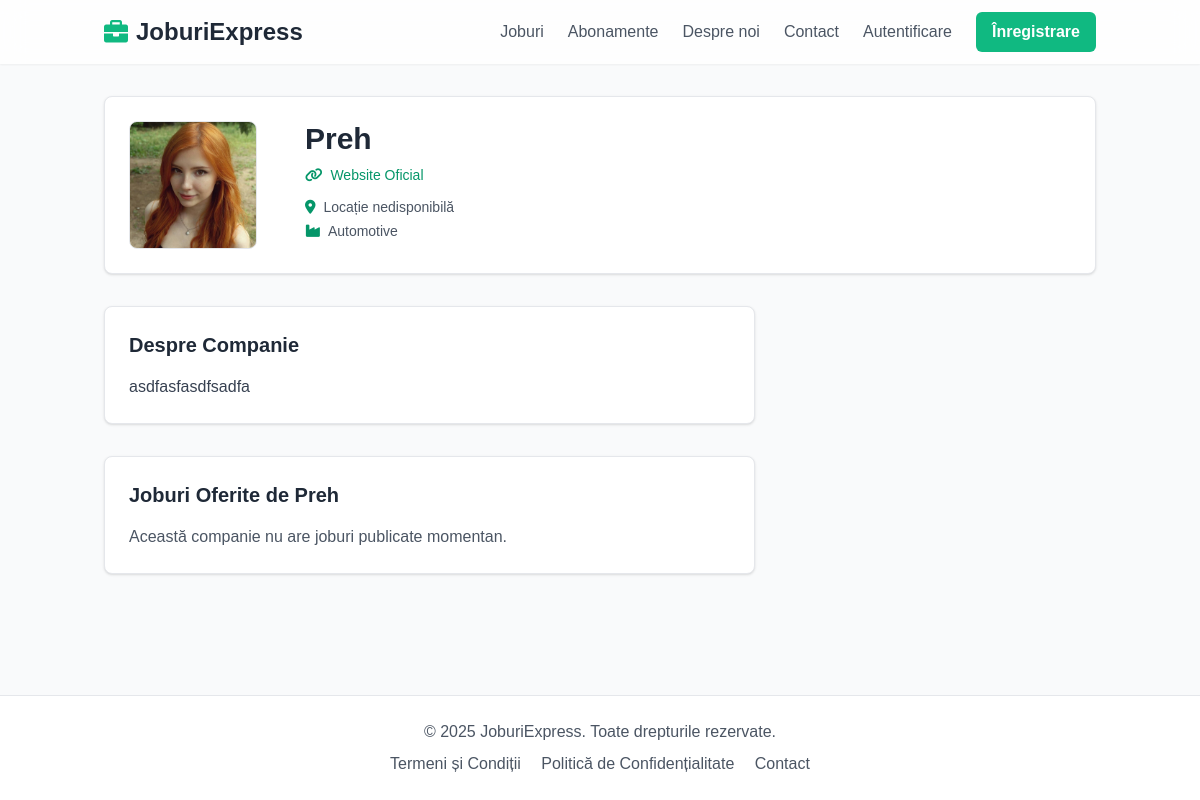
Screenshot of /conturi/companie/preh/ with the database file from the repository.
### accounts/models.py (models this page shows, shortened)
class CompanyProfile(models.Model):
    user = models.OneToOneField(User, on_delete=models.CASCADE, primary_key=True, related_name='companyprofile')
    company_name = models.CharField("Numele companiei", max_length=255, unique=True)
    street_address = models.CharField("Adresă sediu social (stradă, număr...)", max_length=255, blank=True, null=True)
    city = models.CharField("Oraș", max_length=100, blank=True, null=True)
    country = models.CharField("Țară", max_length=100, default="România", blank=True, null=True) # Default to Romania?
    website = models.URLField(blank=True, null=True)
    description = models.TextField(blank=True, null=True)
    logo = models.ImageField(upload_to='company_logos/', blank=True, null=True) # Requires Pillow installation
    plan = models.ForeignKey('payments.SubscriptionPlan', on_delete=models.SET_NULL, null=True, blank=True, related_name='companies')
    location = models.CharField("Locație sediu principal", max_length=255, blank=True, null=True)
    industry = models.CharField("Industrie", max_length=100, blank=True, null=True)
    slug = models.SlugField(max_length=255, unique=True, blank=True, help_text="Lăsați necompletat pentru generare automată bazată pe numele companiei.")

class User(AbstractUser):
    USER_TYPE_CHOICES = (
        ('job_seeker', 'Candidat'),
        ('company', 'Companie'),
    )
    email = models.EmailField(unique=True)
    user_type = models.CharField(max_length=20, choices=USER_TYPE_CHOICES, default='job_seeker')
    groups = models.ManyToManyField(
        'auth.Group',
        verbose_name='groups',
        blank=True,
        help_text='The groups this user belongs to. A user will get all permissions granted to each of their groups.',
        related_name="custom_user_set", # Changed related_name
        related_query_name="user",
    )
    user_permissions = models.ManyToManyField(
        'auth.Permission',
        verbose_name='user permissions',
        blank=True,
        help_text='Specific permissions for this user.',
        related_name="custom_user_set", # Changed related_name
        related_query_name="user",
    )
    is_active = models.BooleanField(
        'active',
        default=True, # Changed default to True
        help_text= (
            'Designates whether this user should be treated as active. '
            'Unselect this instead of deleting accounts.'
        ),
    )

### accounts/views.py (the view)
# urls.py: path('companie/<slug:slug>/', views.CompanyDetailView.as_view(), name='detalii_companie'),
class CompanyDetailView(DetailView):
    model = CompanyProfile # Changed to CompanyProfile
    template_name = 'company/company_detail.html'
    context_object_name = 'company_profile' # Changed to company_profile for clarity
    slug_field = 'slug' # Specify the slug field
    slug_url_kwarg = 'slug' # Specify the URL keyword argument for the slug
    def get_context_data(self, **kwargs):
        context = super().get_context_data(**kwargs)
        company_profile = self.object
        context['company_user'] = company_profile.user # Keep company_user for template compatibility if needed
        if company_profile and company_profile.user:
            context['company_jobs'] = Job.objects.filter(company=company_profile.user, is_published=True).order_by('-created_at')[:5] # Limit to 5 recent jobs
        else:
            context['company_jobs'] = Job.objects.none()
        return context

### templates/company/company_detail.html (shortened to what this page needs)
{% extends 'base.html' %}
{% load static %}
{% block content %}
<div class="container mx-auto px-4 py-8">
    <div class="bg-white rounded-lg shadow border border-gray-200 mb-8 overflow-hidden">
        <div class="md:flex">
            <div class="md:flex-shrink-0 p-4 md:p-6 flex justify-center md:justify-start">
                {% if company_profile.logo %}
                    <img src="{{ company_profile.logo.url }}" alt="{{ company_profile.company_name|default:company_user.username }} Logo" class="h-24 w-24 md:h-32 md:w-32 rounded-lg object-contain border border-gray-200">
                {% else %}
                    <div class="h-24 w-24 md:h-32 md:w-32 rounded-lg bg-gray-200 flex items-center justify-center border border-gray-200">
                        <i class="fas fa-building text-gray-500 text-4xl"></i>
                    </div>
                {% endif %}
            </div>
            <div class="p-6 flex-grow">
                <h1 class="text-2xl md:text-3xl font-bold text-gray-800 mb-2">{{ company_profile.company_name|default:company_user.username }}</h1>
                {% if company_profile.website %}
                    <a href="{{ company_profile.website }}" target="_blank" rel="noopener noreferrer" class="text-emerald-600 hover:underline text-sm mb-3 block">
                        <i class="fas fa-link mr-1"></i> Website Oficial
                    </a>
                {% endif %}
                <p class="text-sm text-gray-600 mb-1"><i class="fas fa-map-marker-alt mr-1 text-emerald-600"></i> {{ company_profile.location|default:"Locație nedisponibilă" }}</p>
                <p class="text-sm text-gray-600"><i class="fas fa-industry mr-1 text-emerald-600"></i> {{ company_profile.industry|default:"Industrie nedisponibilă" }}</p>
            </div>
        </div>
    </div>
    <div class="flex flex-wrap -mx-4">
        <div class="w-full lg:w-2/3 px-4 mb-8 lg:mb-0">
            <div class="bg-white rounded-lg shadow border border-gray-200 p-6 mb-8">
                <h2 class="text-xl font-semibold text-gray-800 mb-4">Despre Companie</h2>
                <div class="prose max-w-none text-gray-700">
                    {{ company_profile.description|linebreaksbr|default:"Descrierea companiei nu este disponibilă." }}
                </div>
            </div>
            <div class="bg-white rounded-lg shadow border border-gray-200 p-6">
                <h2 class="text-xl font-semibold text-gray-800 mb-4">Joburi Oferite de {{ company_profile.company_name|default:company_user.username }}</h2>
                <div class="space-y-4">
                    {% if company_jobs %}
                        {% for job in company_jobs %}
                        <div class="border border-gray-200 rounded-md p-4 hover:border-indigo-300 transition duration-300">
                            <h3 class="text-lg font-semibold text-emerald-700 mb-1">
                                <a href="{% url 'joburi:detalii_job' slug=job.slug %}" class="hover:underline">{{ job.title }}</a>
                            </h3>
                            <p class="text-sm text-gray-600 mb-1">
                                <i class="fas fa-map-marker-alt mr-1 text-emerald-600"></i>
                                {{ job.city }}{% if job.city and job.country %}, {% endif %}{{ job.country.name|default:job.country }}
                            </p>
                            <p class="text-sm text-gray-500 mb-2">{{ job.get_job_type_display }}</p>
                            <div class="flex justify-between items-center text-xs text-gray-500">
                                <span>Publicat: {{ job.created_at|date:"d M Y" }}</span>
                                <a href="{% url 'joburi:detalii_job' slug=job.slug %}" class="text-emerald-600 hover:underline">Vezi detalii <i class="fas fa-arrow-right ml-1"></i></a>
                            </div>
                        </div>
                        {% endfor %}
                    {% else %}
                        <p class="text-gray-600">Această companie nu are joburi publicate momentan.</p>
                    {% endif %}
                </div>
            </div>
        </div>
    </div>
</div>
{% endblock %}

### templates/base.html (style rules this page uses)
body { display: flex; flex-direction: column; min-height: 100vh; font-family: sans-serif; }

### rows the page displays
CompanyProfile: logo (picture), company_name "Preh", location "Locație nedisponibilă", industry "Automotive", description "asdfasfasdfsadfa"
